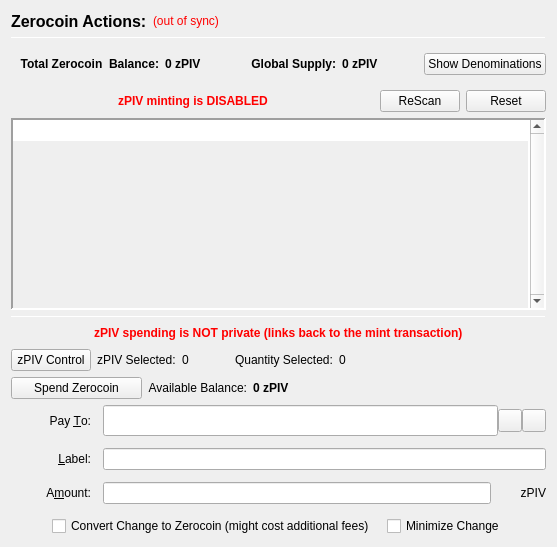
                  <widget class="QFrame" name="verticalFrameLeft">
                   <layout class="QVBoxLayout" name="verticalLayout_2">
                    <item>
                     <layout class="QVBoxLayout" name="verticalLayout_3">
                      <item>
                       <layout class="QHBoxLayout" name="horizontalLayout_3">
                        <item>
                         <widget class="QLabel" name="labelzPIVActions">
                          <property name="font">
                           <font>
                            <pointsize>12</pointsize>
                            <weight>75</weight>
                            <bold>true</bold>
                           </font>
                          </property>
                          <property name="text">
                           <string>Zerocoin Actions:</string>
                          </property>
                          <property name="alignment">
                           <set>Qt::AlignLeading|Qt::AlignLeft|Qt::AlignVCenter</set>
                          </property>
                         </widget>
                        </item>
                        <item>
                         <widget class="QLabel" name="labelzPIVSyncStatus">
                          <property name="toolTip">
                           <string>The displayed information may be out of date. Your wallet automatically synchronizes with the ABLE network after a connection is established, but this process has not completed yet.</string>
                          </property>
                          <property name="styleSheet">
                           <string notr="true">QLabel { color: red; }</string>
                          </property>
                          <property name="text">
                           <string notr="true">(out of sync)</string>
                          </property>
                          <property name="alignment">
                           <set>Qt::AlignLeading|Qt::AlignLeft|Qt::AlignVCenter</set>
                          </property>
                         </widget>
                        </item>
                        <item>
                         <spacer name="horizontalSpacer">
                          <property name="orientation">
                           <enum>Qt::Horizontal</enum>
                          </property>
                          <property name="sizeHint" stdset="0">
                           <size>
                            <width>40</width>
                            <height>20</height>
                           </size>
                          </property>
                         </spacer>
                        </item>
                       </layout>
                      </item>
                      <item>
                       <widget class="Line" name="lineUpperLeft">
                        <property name="minimumSize">
                         <size>
                          <width>0</width>
                          <height>1</height>
                         </size>
                        </property>
                        <property name="maximumSize">
                         <size>
                          <width>16777215</width>
                          <height>1</height>
                         </size>
                        </property>
                        <property name="frameShadow">
                         <enum>QFrame::Sunken</enum>
                        </property>
                        <property name="orientation">
                         <enum>Qt::Horizontal</enum>
                        </property>
                       </widget>
                      </item>
                      <item>
                       <widget class="QFrame" name="balanceSupplyFrame">
                        <layout class="QHBoxLayout" name="horizontalLayout_2" stretch="0,0,0,1,0">
                         <property name="rightMargin">
                          <number>0</number>
                         </property>
                         <item>
                          <layout class="QHBoxLayout" name="horizontalLayout_34">
                           <item>
                            <widget class="QLabel" name="labelzAvailableText_3">
                             <property name="font">
                              <font>
                               <weight>75</weight>
                               <bold>true</bold>
                              </font>
                             </property>
                             <property name="toolTip">
                              <string>Total Balance including unconfirmed and immature zPIV</string>
                             </property>
                             <property name="text">
                              <string>Total Zerocoin  Balance:</string>
                             </property>
                             <property name="alignment">
                              <set>Qt::AlignRight|Qt::AlignTrailing|Qt::AlignVCenter</set>
                             </property>
                            </widget>
                           </item>
                           <item>
                            <widget class="QLabel" name="labelzAvailableAmount_4">
                             <property name="minimumSize">
                              <size>
                               <width>40</width>
                               <height>0</height>
                              </size>
                             </property>
                             <property name="font">
                              <font>
                               <weight>75</weight>
                               <bold>true</bold>
                              </font>
                             </property>
                             <property name="toolTip">
                              <string>Total Balance including unconfirmed and immature zPIV</string>
                             </property>
                             <property name="text">
                              <string>0 zPIV</string>
                             </property>
                             <property name="alignment">
                              <set>Qt::AlignLeading|Qt::AlignLeft|Qt::AlignVCenter</set>
                             </property>
                            </widget>
                           </item>
                          </layout>
                         </item>
                         <item>
                          <spacer name="horizontalSpacer_32">
                           <property name="orientation">
                            <enum>Qt::Horizontal</enum>
                           </property>
                           <property name="sizeHint" stdset="0">
                            <size>
                             <width>40</width>
                             <height>20</height>
                            </size>
                           </property>
                          </spacer>
                         </item>
                         <item>
                          <layout class="QHBoxLayout" name="horizontalLayout_35">
                           <item>
                            <widget class="QLabel" name="labelZsupplyText_2">
                             <property name="font">
                              <font>
                               <weight>75</weight>
                               <bold>true</bold>
                              </font>
                             </property>
                             <property name="text">
                              <string>Global Supply:</string>
                             </property>
                             <property name="alignment">
                              <set>Qt::AlignRight|Qt::AlignTrailing|Qt::AlignVCenter</set>
                             </property>
                            </widget>
                           </item>
                           <item>
                            <widget class="QLabel" name="labelZsupplyAmount_2">
                             <property name="font">
                              <font>
                               <weight>75</weight>
                               <bold>true</bold>
                              </font>
                             </property>
                             <property name="text">
                              <string>0 zPIV</string>
                             </property>
                            </widget>
                           </item>
                          </layout>
                         </item>
                         <item>
                          <spacer name="horizontalSpacer_31">
                           <property name="orientation">
                            <enum>Qt::Horizontal</enum>
                           </property>
                           <property name="sizeHint" stdset="0">
                            <size>
                             <width>40</width>
                             <height>20</height>
                            </size>
                           </property>
                          </spacer>
                         </item>
                         <item>
                          <widget class="QPushButton" name="pushButtonShowDenoms">
                           <property name="toolTip">
                            <string>Show zPIV denominations list</string>
                           </property>
                           <property name="text">
                            <string>Show Denominations</string>
                           </property>
                          </widget>
                         </item>
                        </layout>
                       </widget>
                      </item>
                      <item>
                       <layout class="QHBoxLayout" name="horizontalLayout_4">
                        <item>
                         <spacer name="horizontalSpacer_2">
                          <property name="orientation">
                           <enum>Qt::Horizontal</enum>
                          </property>
                          <property name="sizeHint" stdset="0">
                           <size>
                            <width>40</width>
                            <height>20</height>
                           </size>
                          </property>
                         </spacer>
                        </item>
                        <item>
                         <widget class="QLabel" name="label">
                          <property name="styleSheet">
                           <string notr="true">color: red;
font-weight: bold;</string>
                          </property>
                          <property name="text">
                           <string>zPIV minting is DISABLED</string>
                          </property>
                         </widget>
                        </item>
                        <item>
                         <spacer name="horizontalSpacer_3">
                          <property name="orientation">
                           <enum>Qt::Horizontal</enum>
                          </property>
                          <property name="sizeHint" stdset="0">
                           <size>
                            <width>40</width>
                            <height>20</height>
                           </size>
                          </property>
                         </spacer>
                        </item>
                        <item>
                         <widget class="QPushButton" name="pushButtonMintReset">
                          <property name="maximumSize">
                           <size>
                            <width>80</width>
                            <height>16777215</height>
                           </size>
                          </property>
                          <property name="toolTip">
                           <string>Rescan the complete blockchain for  Zerocoin mints and their meta-data.</string>
                          </property>
                          <property name="text">
                           <string>ReScan</string>
                          </property>
                         </widget>
                        </item>
                        <item>
                         <widget class="QPushButton" name="pushButtonSpentReset">
                          <property name="maximumSize">
                           <size>
                            <width>80</width>
                            <height>16777215</height>
                           </size>
                          </property>
                          <property name="toolTip">
                           <string>Reset Zerocoin Wallet DB. Deletes transactions that did not make it into the blockchain.</string>
                          </property>
                          <property name="text">
                           <string>Reset</string>
                          </property>
                         </widget>
                        </item>
                       </layout>
                      </item>
                      <item>
                       <widget class="QPlainTextEdit" name="TEMintStatus">
                        <property name="font">
                         <font>
                          <pointsize>8</pointsize>
                         </font>
                        </property>
                        <property name="toolTip">
                         <string>Status and/or Mesages from the last Mint Action.</string>
                        </property>
                        <property name="frameShape">
                         <enum>QFrame::Panel</enum>
                        </property>
                        <property name="frameShadow">
                         <enum>QFrame::Sunken</enum>
                        </property>
                        <property name="lineWidth">
                         <number>2</number>
                        </property>
                        <property name="midLineWidth">
                         <number>2</number>
                        </property>
                        <property name="verticalScrollBarPolicy">
                         <enum>Qt::ScrollBarAlwaysOn</enum>
                        </property>
                        <property name="horizontalScrollBarPolicy">
                         <enum>Qt::ScrollBarAlwaysOff</enum>
                        </property>
                        <property name="readOnly">
                         <bool>true</bool>
                        </property>
                        <property name="plainText">
                         <string notr="true"/>
                        </property>
                        <property name="backgroundVisible">
                         <bool>true</bool>
                        </property>
                       </widget>
                      </item>
                      <item>
                       <widget class="Line" name="line">
                        <property name="minimumSize">
                         <size>
                          <width>0</width>
                          <height>1</height>
                         </size>
                        </property>
                        <property name="maximumSize">
                         <size>
                          <width>16777215</width>
                          <height>1</height>
                         </size>
                        </property>
                        <property name="orientation">
                         <enum>Qt::Horizontal</enum>
                        </property>
                       </widget>
                      </item>
                      <item>
                       <layout class="QHBoxLayout" name="horizontalLayout_7">
                        <item>
                         <spacer name="horizontalSpacer_18">
                          <property name="orientation">
                           <enum>Qt::Horizontal</enum>
                          </property>
                          <property name="sizeHint" stdset="0">
                           <size>
                            <width>40</width>
                            <height>20</height>
                           </size>
                          </property>
                         </spacer>
                        </item>
                        <item>
                         <widget class="QLabel" name="label_2">
                          <property name="styleSheet">
                           <string notr="true">color: red;
font-weight: bold;</string>
                          </property>
                          <property name="text">
                           <string>zPIV spending is NOT private (links back to the mint transaction)</string>
                          </property>
                         </widget>
                        </item>
                        <item>
                         <spacer name="horizontalSpacer_30">
                          <property name="orientation">
                           <enum>Qt::Horizontal</enum>
                          </property>
                          <property name="sizeHint" stdset="0">
                           <size>
                            <width>40</width>
                            <height>20</height>
                           </size>
                          </property>
                         </spacer>
                        </item>
                       </layout>
                      </item>
                      <item>
                       <layout class="QHBoxLayout" name="horizontalLayout_24">
                        <property name="leftMargin">
                         <number>0</number>
                        </property>
                        <property name="bottomMargin">
                         <number>0</number>
                        </property>
                        <item>
                         <widget class="QPushButton" name="pushButtonZPivControl">
                          <property name="text">
                           <string>zPIV Control</string>
                          </property>
                         </widget>
                        </item>
                        <item>
                         <widget class="QLabel" name="labelzPivSelected">
                          <property name="text">
                           <string>zPIV Selected:</string>
                          </property>
                         </widget>
                        </item>
                        <item>
                         <widget class="QLabel" name="labelzPivSelected_int">
                          <property name="text">
                           <string>0</string>
                          </property>
                         </widget>
                        </item>
                        <item>
                         <spacer name="horizontalSpacer_17">
                          <property name="orientation">
                           <enum>Qt::Horizontal</enum>
                          </property>
                          <property name="sizeType">
                           <enum>QSizePolicy::Fixed</enum>
                          </property>
                          <property name="sizeHint" stdset="0">
                           <size>
                            <width>40</width>
                            <height>20</height>
                           </size>
                          </property>
                         </spacer>
                        </item>
                        <item>
                         <widget class="QLabel" name="labelQuantitySelected">
                          <property name="text">
                           <string>Quantity Selected:</string>
                          </property>
                         </widget>
                        </item>
                        <item>
                         <widget class="QLabel" name="labelQuantitySelected_int">
                          <property name="text">
                           <string>0</string>
                          </property>
                         </widget>
                        </item>
                        <item>
                         <spacer name="horizontalSpacer_19">
                          <property name="orientation">
                           <enum>Qt::Horizontal</enum>
                          </property>
                          <property name="sizeHint" stdset="0">
                           <size>
                            <width>40</width>
                            <height>20</height>
                           </size>
                          </property>
                         </spacer>
                        </item>
                       </layout>
                      </item>
                      <item>
                       <layout class="QHBoxLayout" name="horizontalLayout_6">
                        <item>
                         <widget class="QPushButton" name="pushButtonSpendzPIV">
                          <property name="minimumSize">
                           <size>
                            <width>131</width>
                            <height>0</height>
                           </size>
                          </property>
                          <property name="toolTip">
                           <string>Spend Zerocoin. Without 'Pay To:' address creates payments to yourself.</string>
                          </property>
                          <property name="text">
                           <string>Spend Zerocoin</string>
                          </property>
                         </widget>
                        </item>
                        <item>
                         <widget class="QLabel" name="labelzPIVBalanceText">
                          <property name="toolTip">
                           <string>Available (mature and spendable) zPIV for spending</string>
                          </property>
                          <property name="text">
                           <string>Available Balance:</string>
                          </property>
                          <property name="alignment">
                           <set>Qt::AlignRight|Qt::AlignTrailing|Qt::AlignVCenter</set>
                          </property>
                         </widget>
                        </item>
                        <item>
                         <widget class="QLabel" name="labelzAvailableAmount_2">
                          <property name="font">
                           <font>
                            <weight>75</weight>
                            <bold>true</bold>
                           </font>
                          </property>
                          <property name="toolTip">
                           <string>Available (mature and spendable) zPIV for spending

zPIV are mature when they have more than 20 confirmations AND more than 2 mints of the same denomination after them were minted</string>
                          </property>
                          <property name="text">
                           <string>0 zPIV</string>
                          </property>
                          <property name="alignment">
                           <set>Qt::AlignLeading|Qt::AlignLeft|Qt::AlignVCenter</set>
                          </property>
                         </widget>
                        </item>
                        <item>
                         <spacer name="horizontalSpacer_4">
                          <property name="orientation">
                           <enum>Qt::Horizontal</enum>
                          </property>
                          <property name="sizeHint" stdset="0">
                           <size>
                            <width>40</width>
                            <height>20</height>
                           </size>
                          </property>
                         </spacer>
                        </item>
                       </layout>
                      </item>
                      <item>
                       <layout class="QGridLayout" name="gridLayout_7">
                        <property name="spacing">
                         <number>12</number>
                        </property>
                        <item row="0" column="0">
                         <widget class="QLabel" name="payToLabel">
                          <property name="minimumSize">
                           <size>
                            <width>80</width>
                            <height>0</height>
                           </size>
                          </property>
                          <property name="text">
                           <string>Pay &amp;To:</string>
                          </property>
                          <property name="alignment">
                           <set>Qt::AlignRight|Qt::AlignTrailing|Qt::AlignVCenter</set>
                          </property>
                          <property name="buddy">
                           <cstring>payTo</cstring>
                          </property>
                         </widget>
                        </item>
                        <item row="0" column="1">
                         <layout class="QHBoxLayout" name="payToLayout">
                          <property name="spacing">
                           <number>0</number>
                          </property>
                          <item>
                           <widget class="QValidatedLineEdit" name="payTo">
                            <property name="enabled">
                             <bool>true</bool>
                            </property>
                            <property name="minimumSize">
                             <size>
                              <width>0</width>
                              <height>31</height>
                             </size>
                            </property>
                            <property name="toolTip">
                             <string>The ABLE address to send the payment to. Creates local payment to yourself when empty.</string>
                            </property>
                           </widget>
                          </item>
                          <item>
                           <widget class="QToolButton" name="addressBookButton">
                            <property name="toolTip">
                             <string>Choose previously used address</string>
                            </property>
                            <property name="text">
                             <string/>
                            </property>
                            <property name="icon">
                             <iconset resource="../pivx.qrc">
                              <normaloff>:/icons/address-book</normaloff>:/icons/address-book</iconset>
                            </property>
                            <property name="shortcut">
                             <string>Alt+A</string>
                            </property>
                           </widget>
                          </item>
                          <item>
                           <widget class="QToolButton" name="pasteButton">
                            <property name="toolTip">
                             <string>Paste address from clipboard</string>
                            </property>
                            <property name="text">
                             <string/>
                            </property>
                            <property name="icon">
                             <iconset resource="../pivx.qrc">
                              <normaloff>:/icons/editpaste</normaloff>:/icons/editpaste</iconset>
                            </property>
                            <property name="shortcut">
                             <string>Alt+P</string>
                            </property>
                           </widget>
                          </item>
                         </layout>
                        </item>
                        <item row="1" column="0">
                         <widget class="QLabel" name="labelLabel">
                          <property name="minimumSize">
                           <size>
                            <width>80</width>
                            <height>0</height>
                           </size>
                          </property>
                          <property name="text">
                           <string>&amp;Label:</string>
                          </property>
                          <property name="alignment">
                           <set>Qt::AlignRight|Qt::AlignTrailing|Qt::AlignVCenter</set>
                          </property>
                          <property name="buddy">
                           <cstring>addAsLabel</cstring>
                          </property>
                         </widget>
                        </item>
                        <item row="1" column="1">
                         <widget class="QLineEdit" name="addAsLabel">
                          <property name="toolTip">
                           <string>Enter a label for this address to add it to the list of used addresses</string>
                          </property>
                         </widget>
                        </item>
                        <item row="2" column="0">
                         <widget class="QLabel" name="amountLabel">
                          <property name="minimumSize">
                           <size>
                            <width>80</width>
                            <height>0</height>
                           </size>
                          </property>
                          <property name="text">
                           <string>A&amp;mount:</string>
                          </property>
                          <property name="alignment">
                           <set>Qt::AlignRight|Qt::AlignTrailing|Qt::AlignVCenter</set>
                          </property>
                          <property name="buddy">
                           <cstring>zPIVpayAmount</cstring>
                          </property>
                         </widget>
                        </item>
                        <item row="2" column="1">
                         <layout class="QHBoxLayout" name="horizontalLayout_9">
                          <property name="spacing">
                           <number>0</number>
                          </property>
                          <item>
                           <widget class="QLineEdit" name="zPIVpayAmount"/>
                          </item>
                          <item>
                           <widget class="QLabel" name="labelzPIV">
                            <property name="minimumSize">
                             <size>
                              <width>55</width>
                              <height>0</height>
                             </size>
                            </property>
                            <property name="text">
                             <string>zPIV</string>
                            </property>
                            <property name="alignment">
                             <set>Qt::AlignRight|Qt::AlignTrailing|Qt::AlignVCenter</set>
                            </property>
                           </widget>
                          </item>
                         </layout>
                        </item>
                        <item row="3" column="0" colspan="2">
                         <layout class="QHBoxLayout" name="horizontalLayout_10">
                          <item>
                           <spacer name="horizontalSpacer_5">
                            <property name="orientation">
                             <enum>Qt::Horizontal</enum>
                            </property>
                            <property name="sizeHint" stdset="0">
                             <size>
                              <width>40</width>
                              <height>20</height>
                             </size>
                            </property>
                           </spacer>
                          </item>
                          <item>
                           <widget class="QCheckBox" name="checkBoxMintChange">
                            <property name="sizePolicy">
                             <sizepolicy hsizetype="MinimumExpanding" vsizetype="Fixed">
                              <horstretch>0</horstretch>
                              <verstretch>0</verstretch>
                             </sizepolicy>
                            </property>
                            <property name="layoutDirection">
                             <enum>Qt::LeftToRight</enum>
                            </property>
                            <property name="text">
                             <string>Convert Change to Zerocoin (might cost additional fees)</string>
                            </property>
                           </widget>
                          </item>
                          <item>
                           <widget class="QCheckBox" name="checkBoxMinimizeChange">
                            <property name="toolTip">
                             <string>If checked, the wallet tries to minimize the returning change instead of minimizing the number of spent denominations.</string>
                            </property>
                            <property name="text">
                             <string>Minimize Change</string>
                            </property>
                           </widget>
                          </item>
                          <item>
                           <spacer name="horizontalSpacer_6">
                            <property name="orientation">
                             <enum>Qt::Horizontal</enum>
                            </property>
                            <property name="sizeHint" stdset="0">
                             <size>
                              <width>40</width>
                              <height>20</height>
                             </size>
                            </property>
                           </spacer>
                          </item>
                         </layout>
                        </item>
                       </layout>
                      </item>
                     </layout>
                    </item>
                   </layout>
                  </widget>
